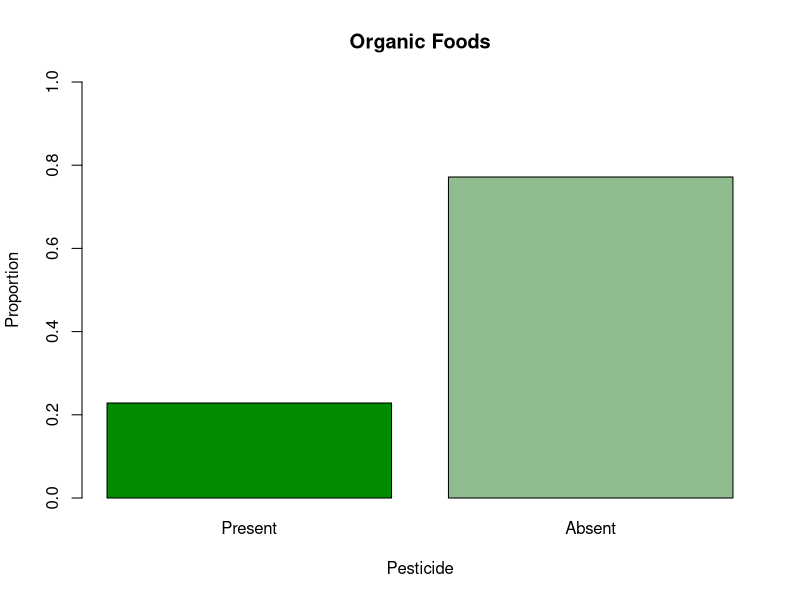
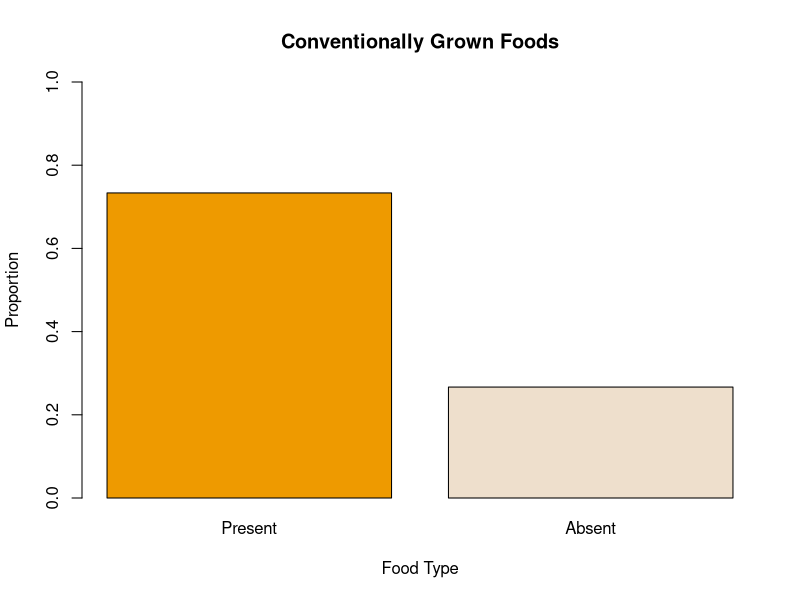
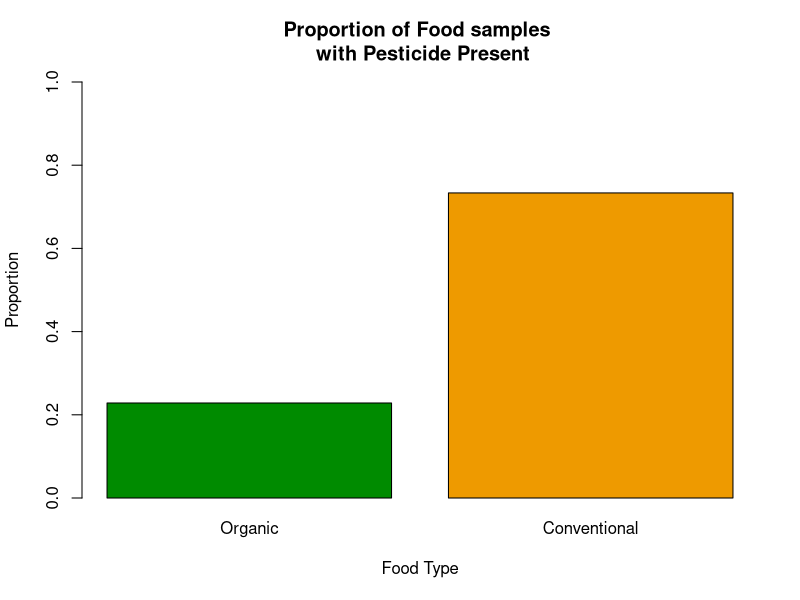

Generate these figures, in order, with R:
#############################################################
## R code to reproduce statistical analysis in the textbook:
## Agresti, Franklin, Klingenberg
## Statistics: The Art & Science of Learning from Data
## 5th Edition, Pearson 2021
## Web: ArtofStat.com
## Copyright: Bernhard Klingenberg
############################################################

###################
###  Chapter 3  ###
###  Example 3  ###
###################

#########################################
##   Graphing Conditional Proportions  ##
#########################################

# Reading in the data:
counts <- c(29, 98, 19485, 7086)
pesticide <- matrix(counts, nrow = 2 , ncol = 2, byrow = TRUE, 
                    dimnames = list('Food Type' = c('Organic', 'Conventional'), 
                                    'Pesticides'= c('Present', 'Absent')))

# To find the conditional proportions for pesticide status
condProps <- prop.table(pesticide, 1)

# Bar graph of conditional proportions on pesticide status for organic foods
barplot(condProps[1,], xlab='Pesticide', ylab='Proportion', ylim=c(0,1), 
        main = 'Organic Foods', 
        col = c('green4', 'darkseagreen'))

# Bar graph of conditional proportions on pesticide status for conventionally foods
barplot(condProps[2,], xlab='Food Type', ylab='Proportion', ylim=c(0,1), 
        main = 'Conventionally Grown Foods', 
        col = c('orange2', 'antiquewhite2'))

# Bar graph of proportion of food samples with pesticide present
barplot(condProps[,1], xlab = 'Food Type', ylab = 'Proportion', ylim = c(0,1), 
        main = 'Proportion of Food samples \n with Pesticide Present', 
        col = c('green4', 'orange2'))




